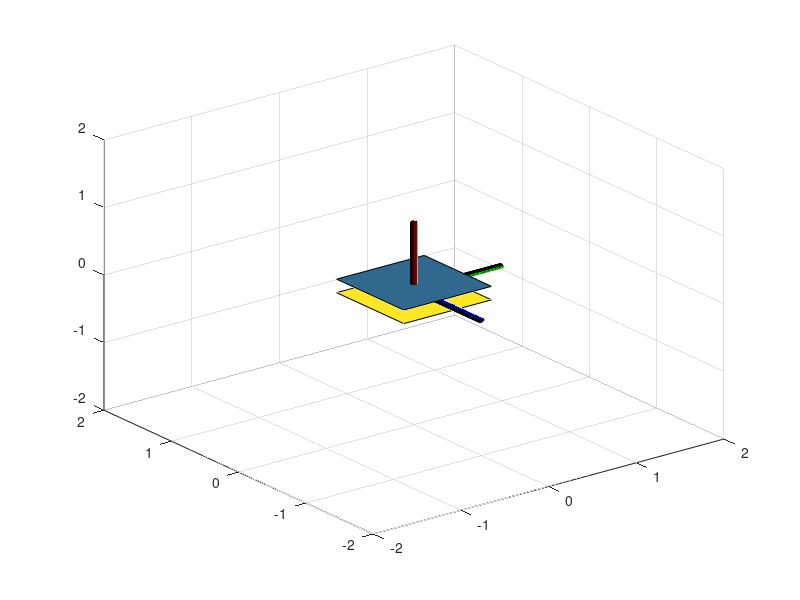

The MATLAB source for this figure: (Note: this script raises an error after producing the figure.)
k = 2;
    myaxes = axes('xlim', [-k,k], 'ylim', [-k,k], 'zlim', [-k,k]);
    view(3);
    grid on;
    axis (myaxes);
    hold on

    [rollaxis, pitchaxis, yawaxis] = cylinder([0.03 0.03]);%axis cylinders are defined
    

    h(1) = surface(rollaxis, pitchaxis, yawaxis, 'FaceColor', 'r');
    h(2) = surface(rollaxis, -yawaxis, -pitchaxis, 'FaceColor', 'b');
    h(3) = surface(yawaxis, rollaxis, pitchaxis, 'FaceColor', 'g');
    p1 = [-.5 -.5 .1];
p2 = [.5 -.5 .1];
p3 = [.5 .5 .1];
p4 = [-.5 .5 .1]; 

    p5 = [-.5 -.5 -.1];
p6 = [.5 -.5 -.1];
p7= [.5 .5 -.1];
p8 = [-.5 .5 -.1]; 

x = [p1(1) p2(1) p3(1) p4(1)];
y = [p1(2) p2(2) p3(2) p4(2)];
z = [p1(3) p2(3) p3(3) p4(3)];

x1 = [p5(1) p6(1) p7(1) p8(1)];
y1 = [p5(2) p6(2) p7(2) p8(2)];
z1 = [p5(3) p6(3) p7(3) p8(3)];


    
    
    


    h(4)=fill3(x, y, z, 1);
    h(5)=fill3(x1, y1, z1, 3);
    
    legend('YAW AXIS', 'PITCH AXIS', 'ROLL AXIS','AutoUpdate','off')

    combinedobject = hgtransform('parent', myaxes);
    set(h, 'parent', combinedobject);
    drawnow;

    [row,col]= size(fusedOrientation);
    for i = 1: row
           disp(i);

    
           yaw = fusedOrientation(i,1);
           pitch = fusedOrientation(i,2);
           roll =  fusedOrientation (i,3);         

           rotation1 = makehgtform('xrotate', (180/pi)*(roll), 'yrotate', (180/pi)*(pitch), 'zrotate', (180/pi)*(yaw));
           set(combinedobject, 'matrix', rotation1);
           drawnow update;
           pause(.1)

%                rotation2 = makehgtform('yrotate', (pi/180)*(pitch));
%                set(combinedobject, 'matrix', rotation2);
%                drawnow;
% 
%                rotation3 = makehgtform('zrotate', (pi/180)*(yaw));
%                set(combinedobject, 'matrix', rotation3);
%                drawnow;
               %refresh(f);
          
    
    end
